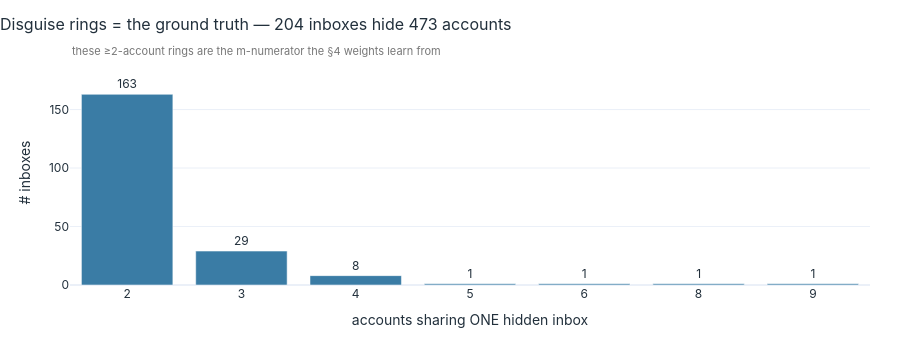

This figure's notebook cell:
### Code cell
# CHART: disguise ring sizes — the ground-truth same-actor groups the weights learn from
ring = dis["n"].value_counts().sort_index().reset_index()
ring.columns = ["accounts_in_ring","num_inboxes"]; ring["total_accounts"] = ring.accounts_in_ring*ring.num_inboxes
fig = px.bar(ring, x="accounts_in_ring", y="num_inboxes", text="num_inboxes", custom_data=["total_accounts"],
             title=f"Disguise rings = the ground truth — {len(dis):,} inboxes hide {int(dis['n'].sum()):,} accounts",
             labels={"accounts_in_ring":"accounts sharing ONE hidden inbox","num_inboxes":"# inboxes"})
fig.update_traces(marker_color=SINGLE_BAR, textposition="outside", cliponaxis=False,
    hovertemplate="%{x} accounts/inbox<br>%{y:,} inboxes<br>%{customdata[0]:,} accounts total<extra></extra>")
fig.add_annotation(x=0, y=1.0, xref="paper", yref="paper", yanchor="bottom", xanchor="left", showarrow=False,
    font=dict(size=11, color="#777"), text="these ≥2-account rings are the m-numerator the §4 weights learn from")
fig.update_layout(height=H_SHORT, xaxis=dict(type="category"),
                  yaxis=dict(range=[0, ring.num_inboxes.max()*1.18]))
fig

### Figure 1 — Plotly figure (JSON) as saved in the notebook; plotly's stock layout.template omitted (floating-point values rounded to 4 significant figures)
{"data": [{"cliponaxis": false, "customdata": [[326], [87], [32], [5], [6], [8], [9]], "hovertemplate": "%{x} accounts/inbox<br>%{y:,} inboxes<br>%{customdata[0]:,} accounts total<extra></extra>", "legendgroup": "", "marker": {"color": "#3A7CA5", "pattern": {"shape": ""}}, "name": "", "orientation": "v", "showlegend": false, "text": [163.0, 29.0, 8.0, 1.0, 1.0, 1.0, 1.0], "textposition": "outside", "type": "bar", "x": [2, 3, 4, 5, 6, 8, 9], "xaxis": "x", "y": [163, 29, 8, 1, 1, 1, 1], "yaxis": "y"}], "layout": {"annotations": [{"font": {"color": "#777", "size": 11}, "showarrow": false, "text": "these ≥2-account rings are the m-numerator the §4 weights learn from", "x": 0, "xanchor": "left", "xref": "paper", "y": 1.0, "yanchor": "bottom", "yref": "paper"}], "barmode": "relative", "height": 340, "legend": {"tracegroupgap": 0}, "title": {"text": "Disguise rings = the ground truth — 204 inboxes hide 473 accounts"}, "xaxis": {"anchor": "y", "domain": [0.0, 1.0], "title": {"text": "accounts sharing ONE hidden inbox"}, "type": "category"}, "yaxis": {"anchor": "x", "domain": [0.0, 1.0], "range": [0, 192.3], "title": {"text": "# inboxes"}}}}
